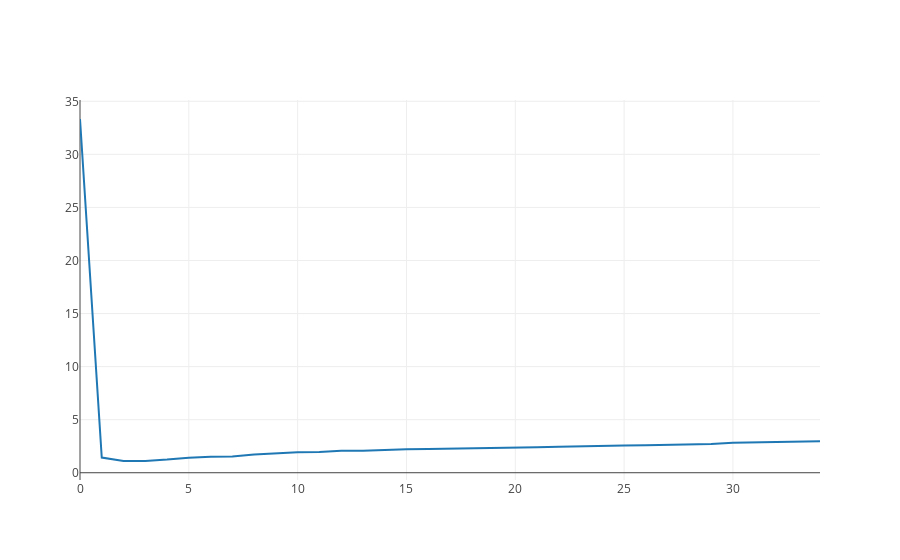

Notebook cell for this chart:
### Markdown cell above
Effective VTR for disengaged users that return to the site
---

### Code cell
iplot([{
    "x": verify_rates['verified_after'][1:],
    "y": verify_rates['COUNT'][1:].cumsum()/return_rates['COUNT'][1:].cumsum()*100
}])

### Figure 1 — Plotly figure (JSON) as saved in the notebook; plotly's stock layout.template omitted (floating-point values rounded to 4 significant figures)
{"data": [{"x": [0, 1, 2, 3, 4, 5, 6, 7, 8, 9, 10, 11, 12, 13, 14, 15, 16, 17, 18, 19, 20, 21, 22, 23, 24, 25, 26, 27, 28, 29, 30, 31, 32, 33, 34], "y": [33.33, 1.434, 1.113, 1.107, 1.237, 1.422, 1.507, 1.536, 1.708, 1.831, 1.931, 1.951, 2.075, 2.067, 2.174, 2.211, 2.246, 2.293, 2.339, 2.361, 2.399, 2.414, 2.45, 2.505, 2.534, 2.574, 2.588, 2.615, 2.666, 2.71, 2.831, 2.871, 2.922, 2.941, 2.978, null]}], "layout": {}}
